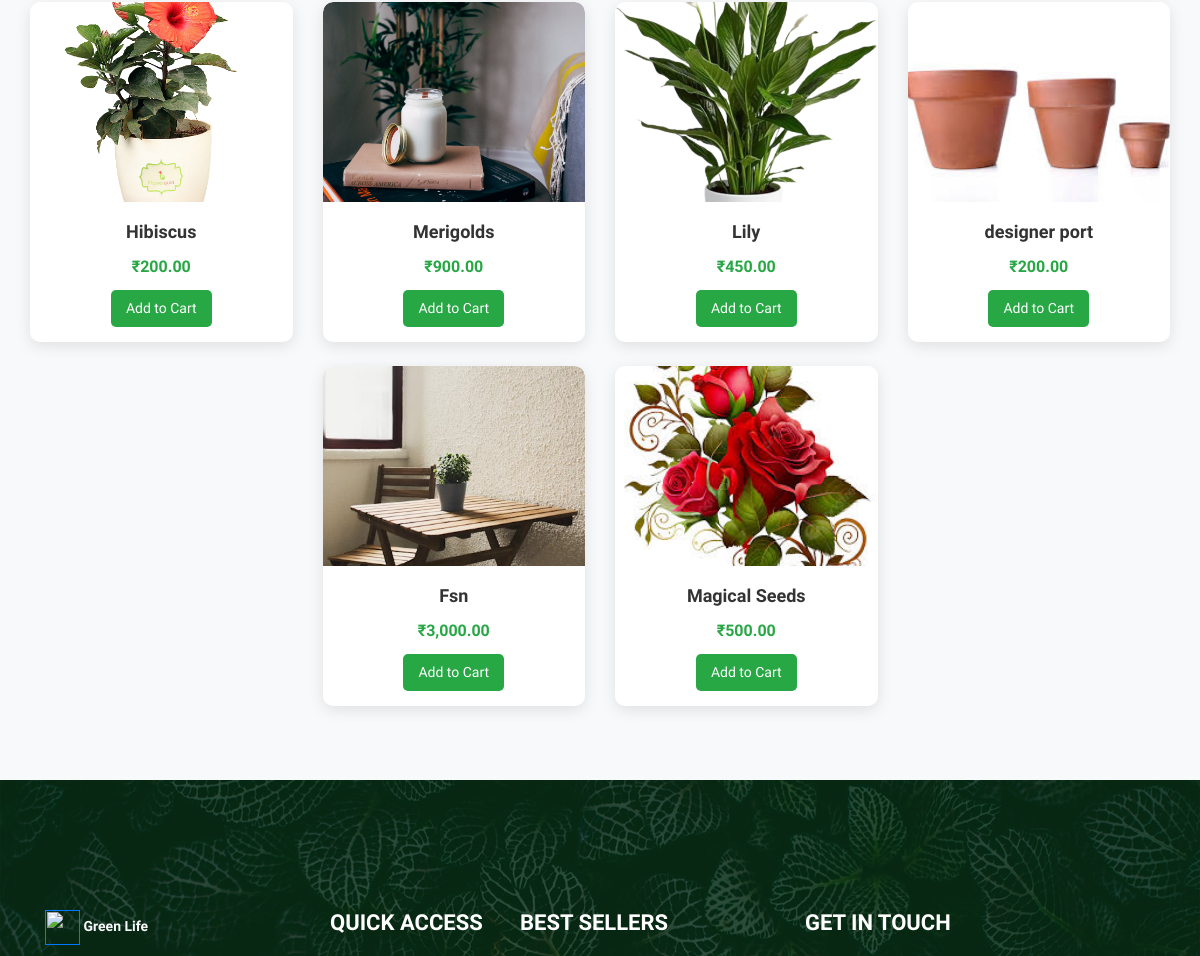
Before: /product.php (middle part) with the older database file.
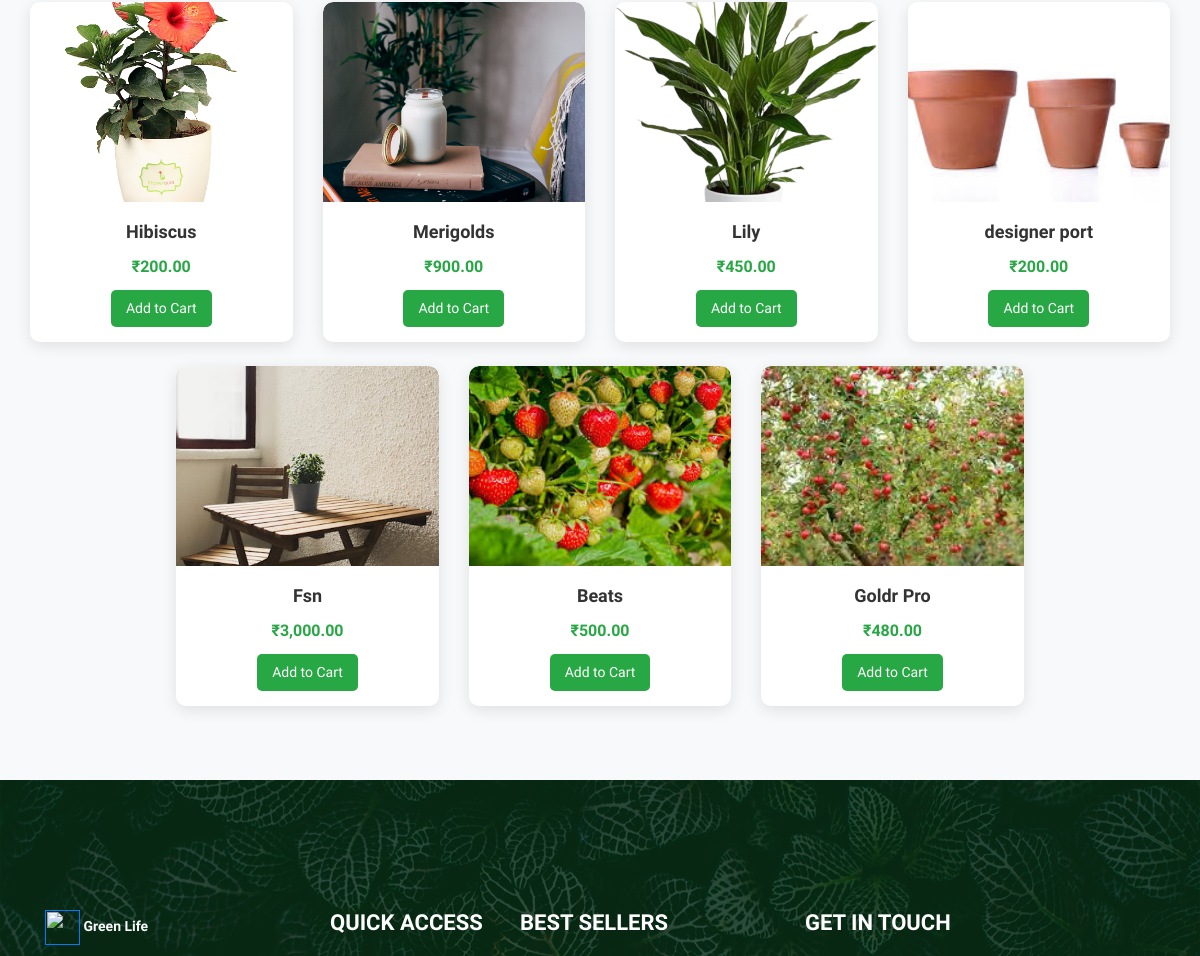
After: the same page with the newer database file.
### tables this page shows
CREATE TABLE `product` (
  `Prod_id` int(11) NOT NULL,
  `Prod_name` char(20) NOT NULL,
  `Prod_image` char(50) NOT NULL,
  `Prod_description` char(40) NOT NULL,
  `Prod_price` float NOT NULL,
  `prod_qt` int(11) NOT NULL,
  `Date` date NOT NULL,
  `Time` time NOT NULL,
  `Pc_id` int(11) DEFAULT NULL,
  `S_id` int(11) DEFAULT NULL
);

### product.php (the view, shortened to what this page needs)
<?php
include 'connection.php';
if (isset($_GET['cat'])) {
    $cat_nm = $_GET['cat'];
    $cat_sel = mysqli_query($conn, "SELECT * FROM `product_category` WHERE `Pc_name`='$cat_nm'");
    $cat_res = mysqli_fetch_assoc($cat_sel);
    $select_products = mysqli_query($conn, "SELECT * FROM `product` WHERE `Pc_id`=" . $cat_res['Pc_id']);
} else {
    $select_products = mysqli_query($conn, "SELECT * FROM `product`");
}
?>
<!DOCTYPE html>
<html lang="en">
<head>
    <link rel="stylesheet" href="style.css">
    <link rel="stylesheet" href="https://stackpath.bootstrapcdn.com/bootstrap/4.5.2/css/bootstrap.min.css">
</head>
<body>
<div class="container product-section">
    <div class="row justify-content-center">
        <?php
        if (mysqli_num_rows($select_products) > 0) {
            while ($fetch_product = mysqli_fetch_assoc($select_products)) {
        ?>
            <div class="col-12 col-sm-6 col-md-4 col-lg-3 mb-4 d-flex align-items-stretch">
                <div class="product-card w-100">
                    <img src="admin/images/product_images/<?php echo $fetch_product['Prod_image']; ?>" alt="<?php echo $fetch_product['Prod_name']; ?>">
                    <p class="product-title"><?php echo $fetch_product['Prod_name']; ?></p>
                    <p class="product-price">₹<?php echo number_format($fetch_product['Prod_price'], 2); ?></p>
                    <form method="POST" action="">
                        <button type="submit" name="add_to_cart" class="add-to-cart-btn">Add to Cart</button>
                    </form>
                </div>
            </div>
        <?php
            }
        } else {
            echo '<div class="col-12 text-center"><p class="no-products">No products available at the moment.</p></div>';
        }
        ?>
    </div>
</div>
<?php include('footer.php'); ?>
</body>
</html>

### footer.php (shortened to what this page needs)
<footer class="footer-area bg-img" style="background-image: url('img/bg-img/3.jpg'); color: white;">
    <div class="main-footer-area">
        <div class="container">
            <div class="row">
                <div class="col-12 col-sm-6 col-lg-3">
                    <div class="single-footer-widget">
                        <div class="footer-logo mb-30">
                        <a href="" class="nav-brand"><img style="width:35px;height:35px;" src="./F.png" alt="">&nbsp;<strong class="text-light">Green Life</strong></a>
                        </div>
                    </div>
                </div>
                <div class="col-12 col-sm-6 col-lg-2">
                    <div class="single-footer-widget">
                        <div class="widget-title">
                            <h5>Quick Access</h5>
                        </div>
                    </div>
                </div>
                <div class="col-12 col-sm-6 col-lg-3">
                    <div class="single-footer-widget">
                        <div class="widget-title">
                            <h5>Best Sellers</h5>
                        </div>
                    </div>
                </div>
                <div class="col-12 col-sm-6 col-lg-3">
                    <div class="single-footer-widget">
                        <div class="widget-title">
                            <h5>Get In Touch</h5>
                        </div>
                    </div>
                </div>
            </div>
        </div>
    </div>
</footer>

### style.css (style rules this page uses)
* { margin: 0; padding: 0; }
body { font-family: "Dosis", sans-serif; font-size: 16px; color: #707070; }
h1, h2, h3, h4, h5, h6 { color: #303030; line-height: 1.3; font-weight: 500; }
p { color: #707070; font-size: 16px; line-height: 1.7; font-weight: 400; }
a, a:hover, a:focus { -webkit-transition-duration: 500ms; transition-duration: 500ms; text-decoration: none; outline: 0 solid transparent; color: #303030; font-weight: 500; font-size: 14px; }
img { height: auto; max-width: 100%; }
.mb-30 { margin-bottom: 30px !important; }
.bg-img { background-position: center center; background-size: cover; background-repeat: no-repeat; }
.footer-area { position: relative; z-index: 1; }
.footer-area::after { background-color: rgba(4, 43, 15, 0.8); position: absolute; z-index: -1; top: 0; left: 0; width: 100%; height: 100%; content: ""; }
.footer-area .main-footer-area { position: relative; z-index: 1; padding-top: 80px; }
.footer-area .single-footer-widget { position: relative; z-index: 1; margin-bottom: 70px; }
.footer-area .single-footer-widget .widget-title h5 { font-size: 22px; color: #ffffff; text-transform: uppercase; margin-bottom: 30px; }
h5 { font-size: 18px; font-weight: 500; color: #666; }

### css/classy-nav.css (style rules this page uses)
* { margin: 0; padding: 0; }
body { font-family: "Roboto", sans-serif; }
img { height: auto; max-width: 100%; }
.bg-img { background-position: center center; background-size: cover; background-repeat: no-repeat; }
.justify-content-center { -webkit-box-pack: center; -ms-flex-pack: center; justify-content: center; }

### product.php (style rules this page uses)
body { overflow-x: hidden; background-color: #f8f9fa; font-family: "Dosis", sans-serif; }
.product-section { padding: 50px 0; }
.product-card { background: #ffffff; border-radius: 10px; overflow: hidden; box-shadow: 0px 4px 15px rgba(0, 0, 0, 0.1); transition: transform 0.3s ease-in-out; text-align: center; padding-bottom: 15px; display: flex; flex-direction: column; justify-content: space-between; }
.product-card img { max-width: 100%; height: 200px; object-fit: cover; border-radius: 10px 10px 0 0; }
.product-title { font-size: 18px; font-weight: bold; margin: 15px 0 5px; color: #333; }
.product-price { font-size: 16px; font-weight: bold; color: #28a745; margin-bottom: 10px; }
.add-to-cart-btn { background-color: #28a745; color: white; padding: 8px 15px; border-radius: 5px; text-decoration: none; font-size: 14px; transition: background 0.3s ease-in-out; display: inline-block; border: none; }

### footer.php (style rules this page uses)
.footer-area { padding: 50px 0; background-size: cover; background-position: center; }
.single-footer-widget { margin-bottom: 30px; }
.footer-logo img { max-width: 150px; }
.widget-title h5 { color: white; font-size: 20px; font-weight: 600; margin-bottom: 20px; }

Changed rows visible on the page:
removed product: Prod_image (picture), Prod_name "Magical Seeds", Prod_price "500.00"
added product: Prod_image (picture), Prod_name "Beats", Prod_price "500.00"
added product: Prod_image (picture), Prod_name "Goldr Pro", Prod_price "480.00"
